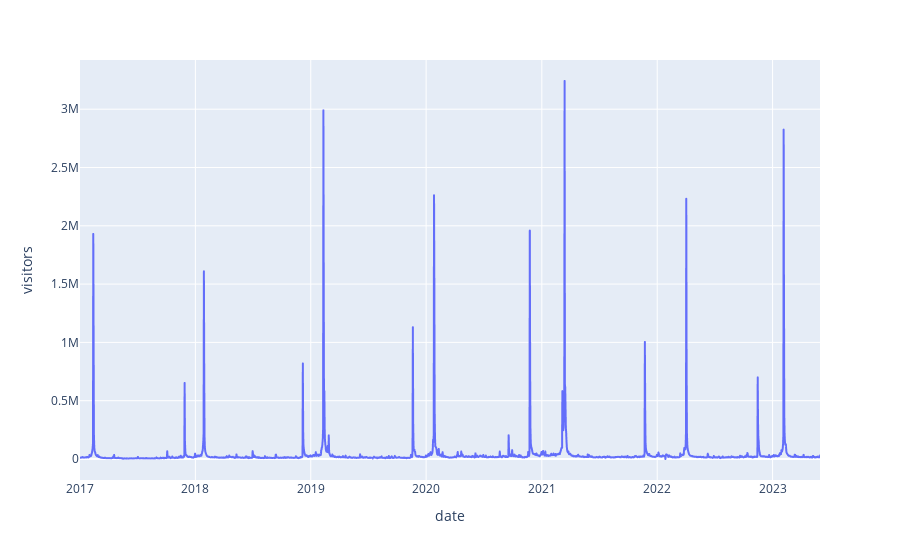

Notebook cell for this chart:
### Markdown cell above
## Task 3
Here I assess the site statistics for number of users to look for patterns visually.

**A.** A line chart of the number of users on the site for every day in the `full_df`,

### Code cell
# Plot a line chart of the visitors on the site.
px.line(full_df, x='date', y='visitors')

### Figure 1 — Plotly figure (JSON) as saved in the notebook; plotly's stock layout.template omitted (floating-point values rounded to 4 significant figures; data arrays with more than 128 entries replaced by an {"elided": "..."} marker saying what was removed)
{"data": [{"hovertemplate": "date=%{x}<br>visitors=%{y}<extra></extra>", "legendgroup": "", "line": {"color": "#636efa", "dash": "solid"}, "marker": {"symbol": "circle"}, "mode": "lines", "name": "", "showlegend": false, "type": "scattergl", "x": {"elided": "2342 str values"}, "xaxis": "x", "y": {"elided": "2342 int values"}, "yaxis": "y"}], "layout": {"autosize": true, "legend": {"tracegroupgap": 0}, "margin": {"t": 60}, "xaxis": {"anchor": "y", "autorange": true, "domain": [0, 1], "range": ["2017-01-01", "2023-05-31"], "title": {"text": "date"}, "type": "date"}, "yaxis": {"anchor": "x", "autorange": true, "domain": [0, 1], "range": [-180100.0, 3422000.0], "title": {"text": "visitors"}, "type": "linear"}}}
